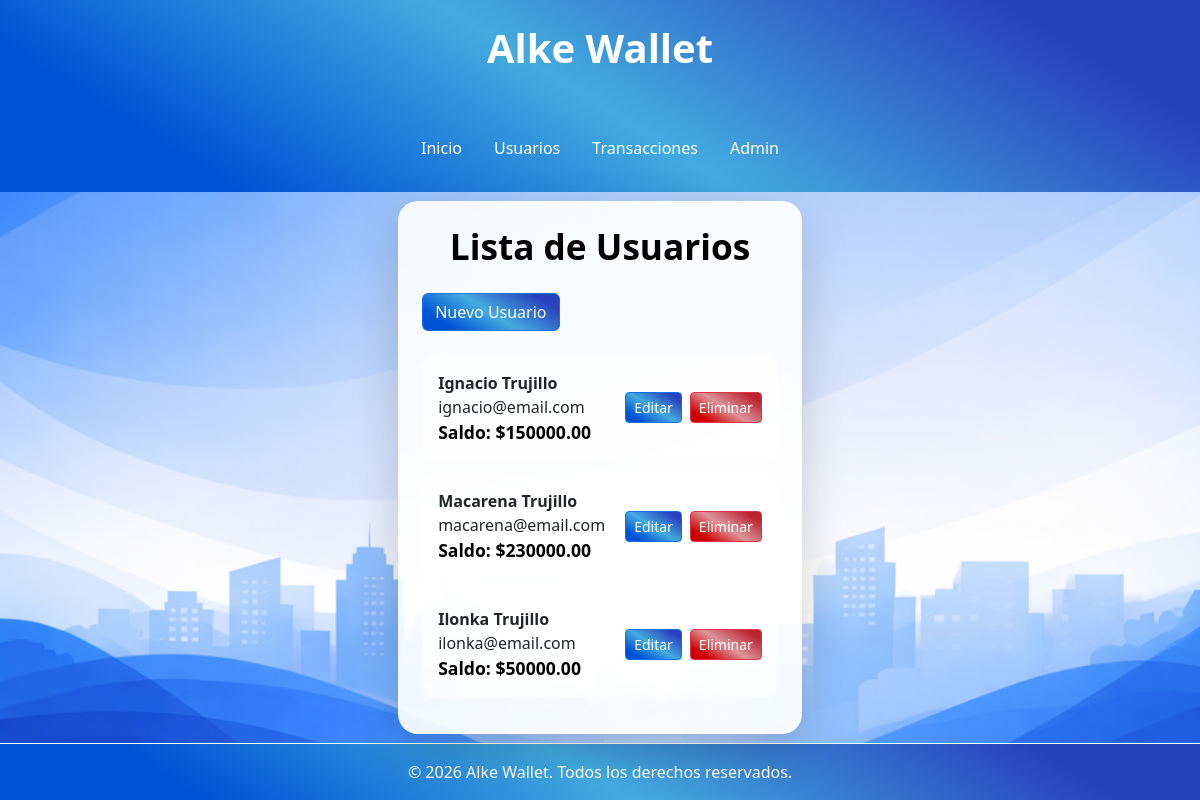
The app's page /usuarios/, older data.
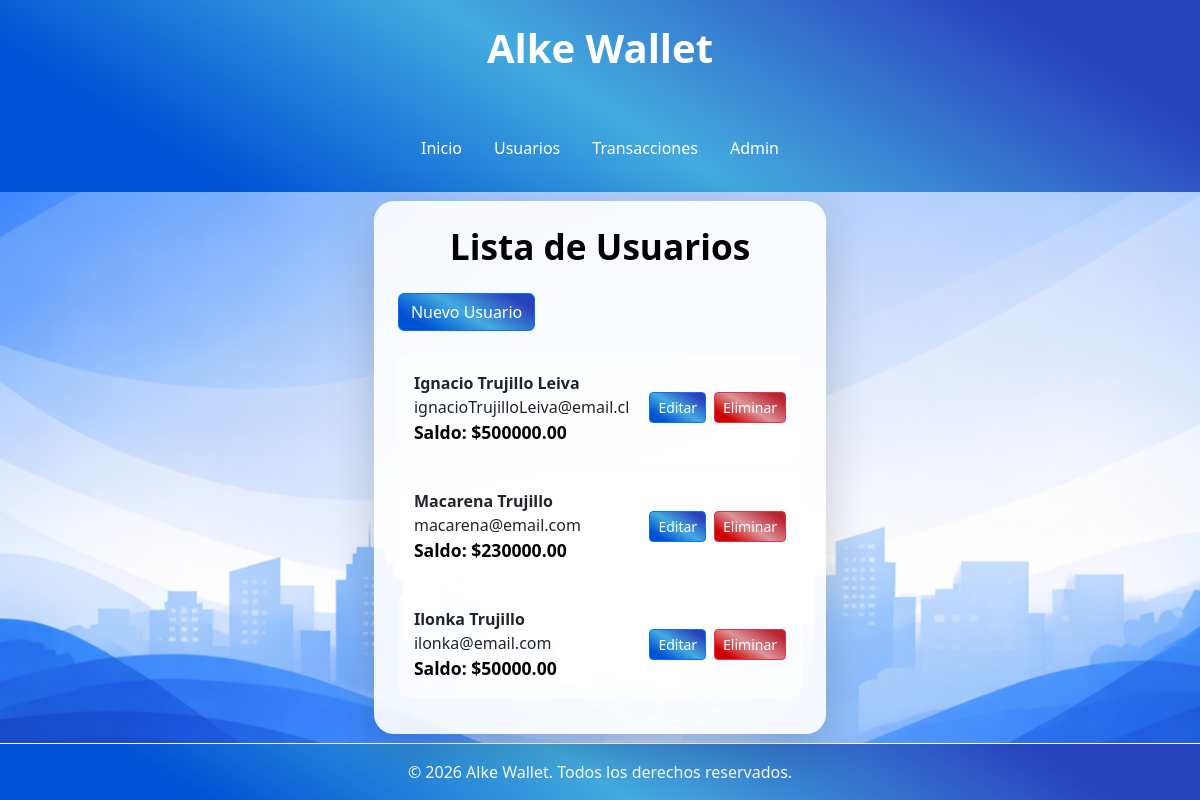
The same page, newer data.
### wallet/models.py (models this page shows, shortened)
class Usuario(models.Model):
    nombre = models.CharField(max_length=100)
    correo = models.EmailField(unique=True)
    saldo = models.DecimalField(max_digits=12, decimal_places=2, default=0)
    fecha_registro = models.DateTimeField(auto_now_add=True)

### wallet/views.py (the view)
# urls.py: path('usuarios/', UsuarioListView.as_view(), name='usuario_list'),
class UsuarioListView(ListView):
    model = Usuario
    template_name = 'wallet/usuario_list.html'
    context_object_name = 'usuarios'

### wallet/templates/wallet/usuario_list.html (shortened to what this page needs)
{% extends 'wallet/base.html' %}
{% block content %}
<div class="transactions-container">
    <div class="card card-base transactions-card shadow-lg p-4">
        <h2 class="title">Lista de Usuarios</h2>
        <div class="actions-top mb-4">
            <a href="{% url 'usuario_create' %}" class="btn btn-primary btn-md">
                Nuevo Usuario
            </a>
        </div>
        <div class="transactions-list">
            {% for usuario in usuarios %}
            <div class="transaction-item">
                <div class="transaction-left">
                    <div class="transaction-info">
                        <strong>{{ usuario.nombre }}</strong>
                    </div>
                    <div>
                        <span>{{ usuario.correo }}</span>
                    </div>
                    <div class="transaction-amount">
                        Saldo: ${{ usuario.saldo }}
                    </div>
                </div>
                <div class="transaction-right">
                    <div class="transaction-actions">
                        <a href="{% url 'usuario_update' usuario.pk %}" class="btn btn-primary btn-sm">
                            Editar
                        </a>
                        <a href="{% url 'usuario_delete' usuario.pk %}" class="btn btn-danger btn-sm">
                            Eliminar
                        </a>
                    </div>
                </div>
            </div>
            {% empty %}
            <p class="empty">No hay usuarios registrados.</p>
            {% endfor %}
        </div>
    </div>
</div>
{% endblock %}

Row changes from the older to the newer data that the page shows:
changed Usuario: nombre "Ignacio Trujillo" → "Ignacio Trujillo Leiva"; correo "ignacio@email.com" → "ignacioTrujilloLeiva@email.cl"; saldo "150000.00" → "500000.00"
